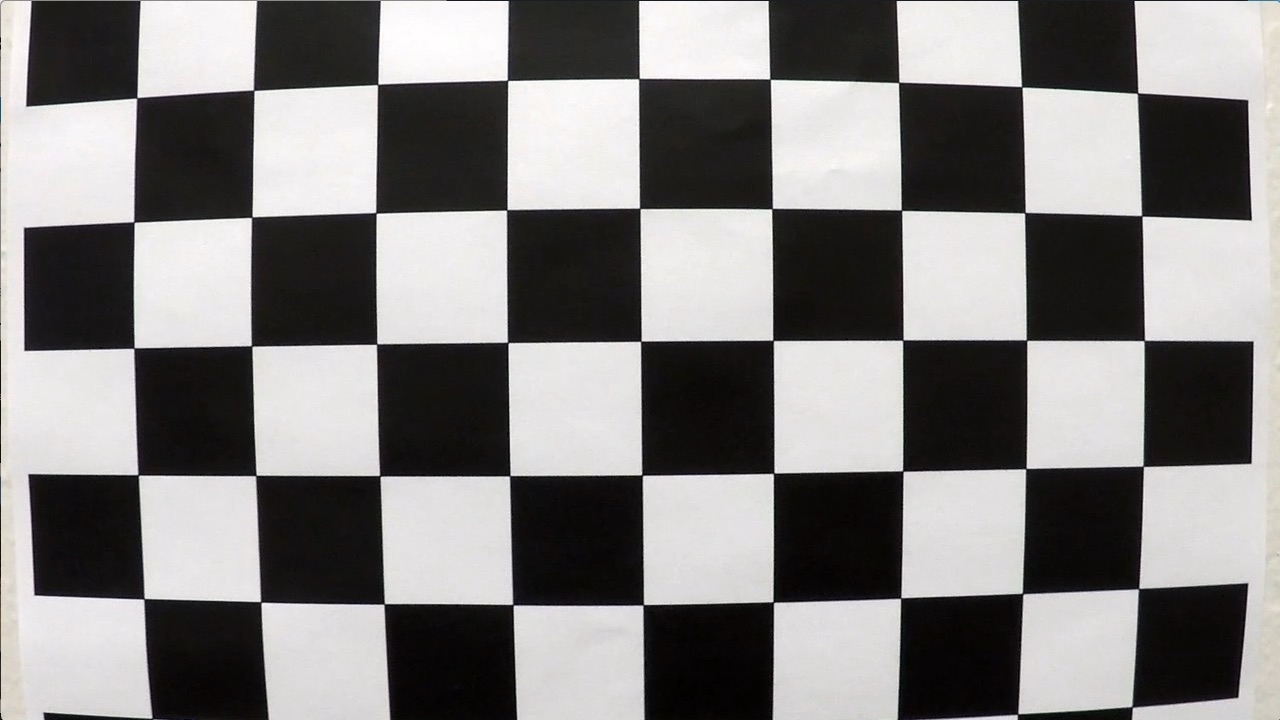
#> input picture camera_cal/calibration1.jpg, 1280 x 720 px; its folder holds 5 pictures in this run; the run also reads 1 picture not shown here
$ python utils.py   (older library calls are emulated)
#> lines starting #> are read from the running program, lines starting #| are printed output that depends on the picture; after the words box and inside, x2 and y2 are one past the last pixel; in counts of white or black regions, pixels touching at a corner belong together
# -*- coding: utf-8 -*-
import numpy as np
import cv2
import glob
import matplotlib.pyplot as plt


###########################################################
def calibration_mtx_dist(image_paths, nx, ny, img_size):
    '''
    Find calibration matrix for correcting distortion
    '''
    objp = np.zeros((ny*nx, 3), np.float32)
    objp[:,:2] = np.mgrid[0:nx, 0:ny].T.reshape(-1,2)

    # Arrays to store object points and image points from all the images.
    objpoints = [] # 3d points in real world space
    imgpoints = [] # 2d points in image plane.
    # Step through the list and search for chessboard corners
    for idx, fname in enumerate(image_paths):
        img = cv2.imread(fname)
        gray = cv2.cvtColor(img, cv2.COLOR_BGR2GRAY)

        # Find the chessboard corners
        ret, corners = cv2.findChessboardCorners(gray, (nx,ny), None)

        # If found, add object points, image points
        if ret == True:
            objpoints.append(objp)
            imgpoints.append(corners)

    ret, mtx, dist, rvecs, tvecs = cv2.calibrateCamera(objpoints, imgpoints, img_size, None, None)
    return mtx, dist

###########################################################
def get_perspective_map_matrix(img_size):
    src = np.float32([(256,678),
                    (1051, 678),
                    (688,450),
                    (593, 450)
                    ])
    x_offset = 300
    y_offset = 0
    dst = np.float32([[x_offset, img_size[1]-y_offset],
                      [img_size[0]-x_offset,img_size[1]-y_offset],
                      [img_size[0]-x_offset, y_offset],
                      [x_offset, y_offset]])
    return cv2.getPerspectiveTransform(src, dst)

# [13 lines left out: function get_inverse_perspective_map_matrix, not called in this run]

###########################################################
def abs_sobel_thresh(gray, orient='x', thresh_min=0, thresh_max=255):
    if orient == 'x':
        sobel = cv2.Sobel(gray, cv2.CV_64F, 1, 0)
    elif orient == 'y':
        sobel = cv2.Sobel(gray, cv2.CV_64F, 0, 1)
    abs_sobel = np.absolute(sobel)
    scaled_sobel = np.uint8(255*abs_sobel/np.max(abs_sobel))
    binary_output = np.zeros_like(scaled_sobel)
    binary_output[(scaled_sobel >= thresh_min) & (scaled_sobel <= thresh_max)] = 1

    return binary_output

def mag_thresh(gray, sobel_kernel=3, mag_thresh=(0, 255)):
    sobelx = cv2.Sobel(gray, cv2.CV_64F, 1, 0, ksize=sobel_kernel)
    sobely = cv2.Sobel(gray, cv2.CV_64F, 0, 1, ksize=sobel_kernel)
    abs_sobel = (sobelx**2 + sobely**2)**0.5
    scale_sobel = np.uint8(255*abs_sobel/np.max(abs_sobel))
    binary_output = np.zeros_like(scale_sobel)
    binary_output[(scale_sobel > mag_thresh[0]) & (scale_sobel < mag_thresh[1])] = 1

    return binary_output

def dir_thresh(gray, sobel_kernel=3, thresh=(0, np.pi/2)):
    abs_sobelx = np.absolute(cv2.Sobel(gray, cv2.CV_64F, 1, 0, ksize=sobel_kernel))
    abs_sobely = np.absolute(cv2.Sobel(gray, cv2.CV_64F, 0, 1, ksize=sobel_kernel))
    angle = np.arctan2(abs_sobely, abs_sobelx)
    binary_output = np.zeros_like(angle)
    binary_output[(angle > thresh[0]) & (angle < thresh[1])]=1

    return binary_output

def bgr_thresh(img, thresh=(0,255), channel=2):
    R = img[:,:,channel]
    binary_output = np.zeros_like(R)
    binary_output[(R > thresh[0]) & (R <= thresh[1])] = 1
    return binary_output

def hls_thresh(img, thresh=(0,255)):
    hls = cv2.cvtColor(img, cv2.COLOR_BGR2HLS)
    S = hls[:,:,2]
    binary_output = np.zeros_like(S)
    binary_output[(S > thresh[0]) & (S <= thresh[1])] = 1
    return binary_output

def sobel_filterts(img):
    sobelx = abs_sobel_thresh(img, 'x', 70, 255)
    sobely = abs_sobel_thresh(img, 'y', 70, 255)
    sobel_mag = mag_thresh(img, mag_thresh=(70,255))
    sobel_dir = dir_thresh(img, sobel_kernel=15 ,thresh=(0.75, 1.2))
    return sobelx, sobely, sobel_mag, sobel_dir

def binarize_img(img):
    '''
    Filtering pipeline
    Sobel filters and thresholding applied on r,g,b,s colorspace
    '''
    s = cv2.equalizeHist(cv2.cvtColor(img, cv2.COLOR_BGR2HLS)[:,:,2])
    r = cv2.equalizeHist(img[:,:,2])
    g = cv2.equalizeHist(img[:,:,1])
    b = cv2.equalizeHist(img[:,:,0])

    sSobelx, sSobely, sSobel_mag, sSobel_dir = sobel_filterts(s)
    gSobelx, gSobely, gSobel_mag, gSobel_dir = sobel_filterts(g)
    rSobelx, rSobely, rSobel_mag, rSobel_dir = sobel_filterts(r)
    bSobelx, bSobely, bSobel_mag, bSobel_dir = sobel_filterts(b)

    r_binary = bgr_thresh(img, (60, 255), 2)
    g_binary = bgr_thresh(img, (60, 255), 1)
    b_binary = bgr_thresh(img, (60, 255), 0)
    s_binary = hls_thresh(img, (90, 255))

    binary = np.zeros_like(s)
    binary[   ((sSobel_dir==1) & (sSobel_mag==1))
            | ((sSobelx==1) & (sSobely==1))
            | ((rSobel_dir==1) & (rSobel_mag==1))
            | ((rSobelx==1) & (rSobely==1))
            | ((gSobel_dir==1) & (gSobel_mag==1))
            | ((gSobelx==1) & (gSobely==1))
            | ((bSobel_dir==1) & (bSobel_mag==1))
            | ((bSobelx==1) & (bSobely==1))
            | ((r_binary==1) & (s_binary==1))
            | ((g_binary==1) & (s_binary==1))
            | ((b_binary==1) & (s_binary==1))]=1
    return binary

###########################################################
# [119 lines left out: functions continue_find_pixel_pos, find_pixel_pos, not called in this run]


if __name__ == "__main__":
    images = glob.glob('./camera_cal/calibration*.jpg')
    img = cv2.imread('./camera_cal/calibration1.jpg')
#> img is the input picture: shape (720, 1280, 3); mean B, G, R 127.8, 128.4, 130.1
    mtx, dist = calibration_mtx_dist(images, 9, 6, img.shape[:2][::-1])
#> in calibration_mtx_dist, `ret, corners = cv2.findChessboardCorners(gray, (nx,ny), None)`: ret = False; corners = None
    undist = cv2.undistort(img, mtx, dist, None, mtx)
    img = cv2.cvtColor(img, cv2.COLOR_BGR2RGB)
    undist2 = cv2.cvtColor(undist, cv2.COLOR_BGR2RGB)
    plt.figure(figsize=(8, 4))
    plt.subplot(121)
    plt.title("original")
    plt.imshow(img)
    plt.subplot(122)
    plt.title("undistorted")
    plt.imshow(undist2)
    plt.tight_layout()
    plt.savefig("./output_images/distortion_correction.jpg", dpi=100)


    img = cv2.imread('./test_images/test4.jpg')
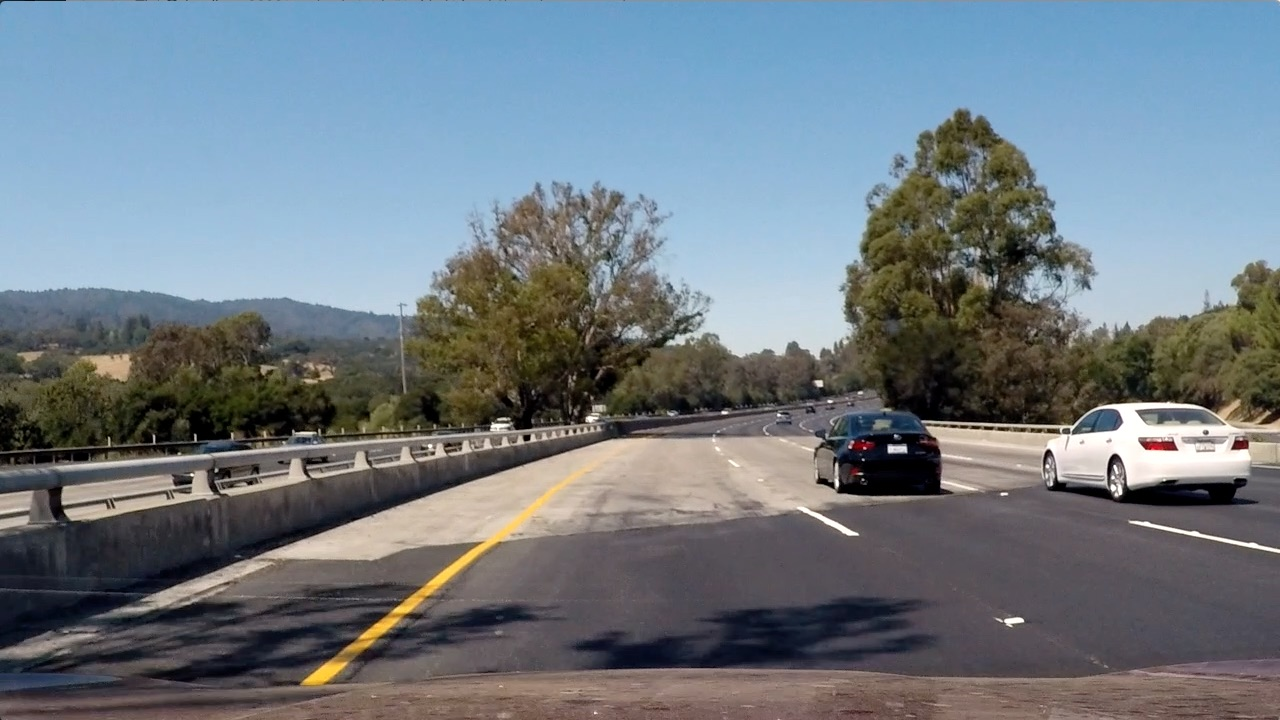
#> input picture test_images/test4.jpg, 1280 x 720 px
#> img is the input picture: shape (720, 1280, 3); mean B, G, R 130.9, 122.7, 112.2
    undist = cv2.undistort(img, mtx, dist, None, mtx)
    img = cv2.cvtColor(img, cv2.COLOR_BGR2RGB)
    undist = cv2.cvtColor(undist, cv2.COLOR_BGR2RGB)
    plt.figure(figsize=(8, 4))
    plt.subplot(121)
    plt.title("original")
    plt.imshow(img)
    plt.subplot(122)
    plt.title("undistorted")
    plt.imshow(undist, cmap="gray")
    plt.tight_layout()
    plt.savefig("./output_images/undist.jpg", dpi=100)

    undist = cv2.cvtColor(undist, cv2.COLOR_RGB2BGR)
    binarized = binarize_img(undist)
#> in sobel_filterts, `sobelx = abs_sobel_thresh(img, 'x', 70, 255)`:
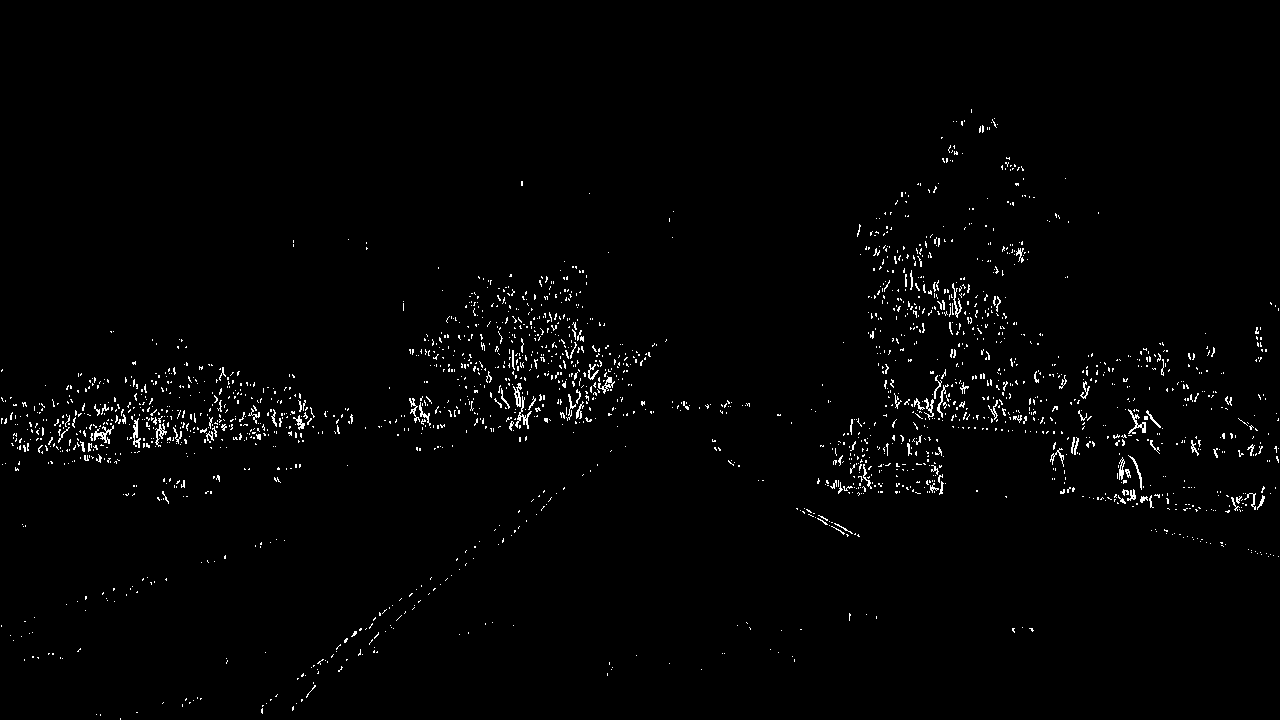
#> sobelx: shape (720, 1280); values 0 (black) and 1 (white), 1.5% white in thin lines or dots, all inside (x1, y1, x2, y2) = (1, 109, 1279, 720)
#> in sobel_filterts, `sobely = abs_sobel_thresh(img, 'y', 70, 255)`: sobely: shape (720, 1280); values 0 (black) and 1 (white), 2.7% white in thin lines or dots, all inside (x1, y1, x2, y2) = (0, 97, 1280, 719)
#> in sobel_filterts, `sobel_mag = mag_thresh(img, mag_thresh=(70,255))`: sobel_mag: shape (720, 1280); values 0 (black) and 1 (white), 3.6% white in thin lines or dots, all inside (x1, y1, x2, y2) = (0, 105, 1280, 720)
#> in sobel_filterts, `sobel_dir = dir_thresh(img, sobel_kernel=15 ,thresh=(0.75, 1.2))`: sobel_dir: shape (720, 1280) float64; values 0 (black) and 1 (white), 26.9% white in thin lines or dots
#> in sobel_filterts (call 2), `sobelx = abs_sobel_thresh(img, 'x', 70, 255)`: sobelx: shape (720, 1280); values 0 (black) and 1 (white), 0.71% white in thin lines or dots, all inside (x1, y1, x2, y2) = (13, 112, 1279, 715)
#> call 4 of abs_sobel_thresh, with orient = 'y', thresh_min = 70, thresh_max = 255
#> in abs_sobel_thresh (call 4), `sobel = cv2.Sobel(gray, cv2.CV_64F, 0, 1)`:
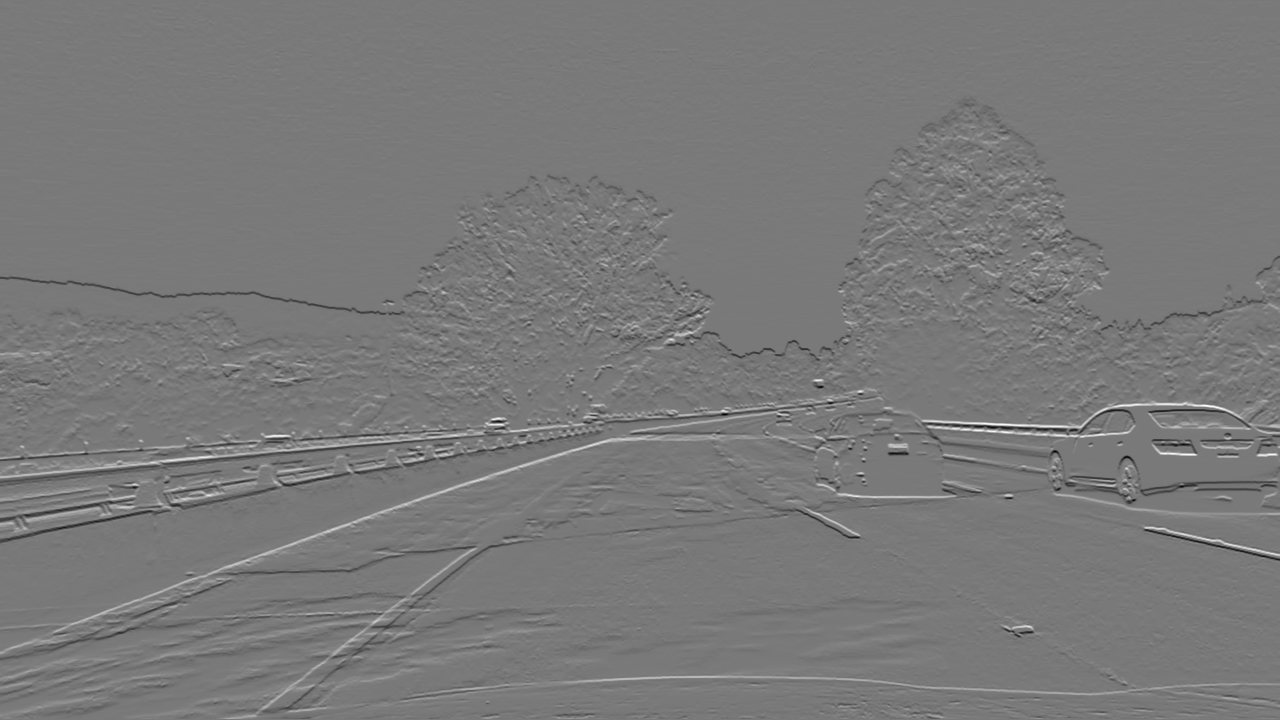
#> sobel: shape (720, 1280) float64; min -903, max 988, mean -0.6; drawn with min black and max white
#> in sobel_filterts (call 2), `sobely = abs_sobel_thresh(img, 'y', 70, 255)`: sobely: shape (720, 1280); values 0 (black) and 1 (white), 2.3% white in thin lines or dots, all inside (x1, y1, x2, y2) = (0, 132, 1280, 719)
#> in sobel_filterts (call 2), `sobel_mag = mag_thresh(img, mag_thresh=(70,255))`: sobel_mag: shape (720, 1280); values 0 (black) and 1 (white), 3.1% white in thin lines or dots, all inside (x1, y1, x2, y2) = (0, 112, 1280, 719)
#> call 2 of dir_thresh, with sobel_kernel = 15, thresh = (0.75, 1.2)
#> in dir_thresh (call 2), `angle = np.arctan2(abs_sobely, abs_sobelx)`:
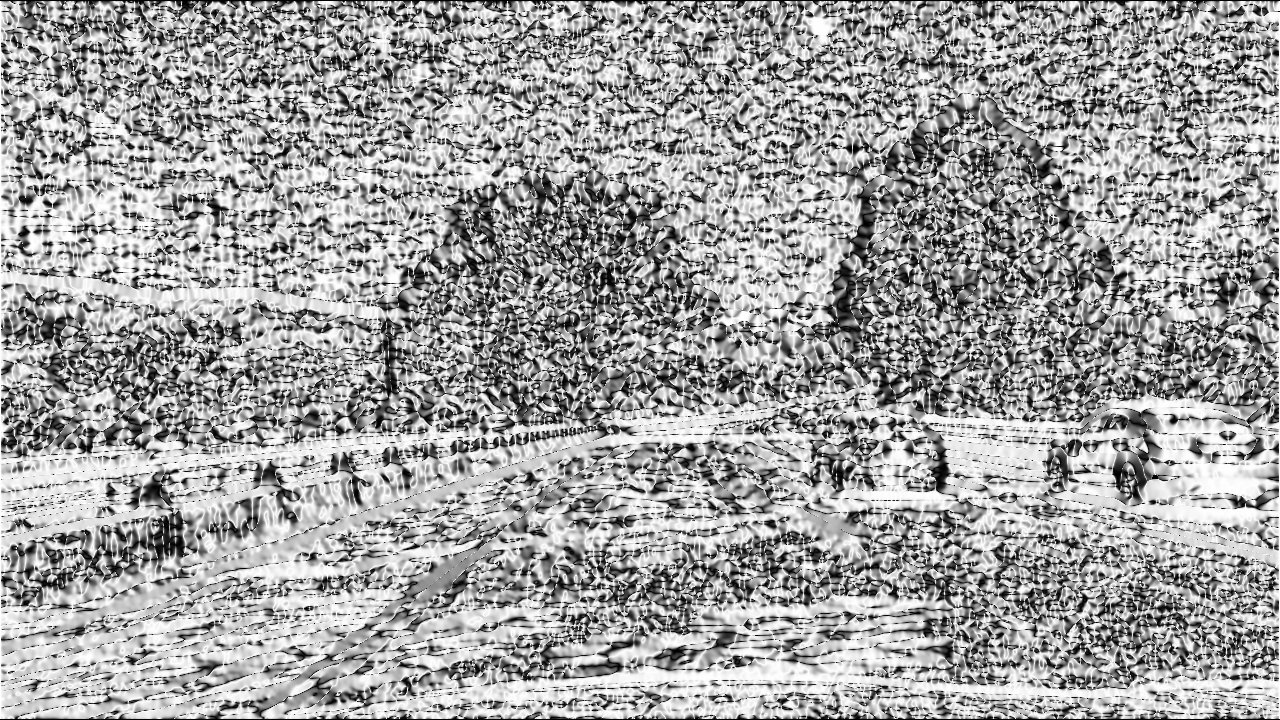
#> angle: shape (720, 1280) float64; min 0, max 1.57, mean 0.992; drawn with min black and max white
    undist = cv2.cvtColor(undist, cv2.COLOR_BGR2RGB)
    plt.figure(figsize=(8, 4))
    plt.subplot(121)
    plt.title("original")
    plt.imshow(img)
    plt.subplot(122)
    plt.title("binarized")
    plt.imshow(binarized, cmap="gray")
    plt.tight_layout()
    plt.savefig("./output_images/binarized.jpg", dpi=100)


    img = cv2.imread('./test_images/straight_lines1.jpg')
    src = np.int_([[(256,678),
                    (1051, 678),
                    (688,450),
                    (593, 450)
                    ]])
    undist = cv2.undistort(img, mtx, dist, None, mtx)
    undist = cv2.polylines(undist, src, True, (0,0,255), 2)
    im_size = img.shape[1], img.shape[0]
#> im_size = (1280, 720)
    M = get_perspective_map_matrix(im_size)
    warp = cv2.warpPerspective(undist, M, im_size)
    undist = cv2.cvtColor(undist, cv2.COLOR_BGR2RGB)
    warp = cv2.cvtColor(warp, cv2.COLOR_BGR2RGB)
    plt.figure(figsize=(8, 4))
    plt.subplot(121)
    plt.title("original")
    plt.imshow(undist)
    plt.subplot(122)
    plt.title("warped")
    plt.imshow(warp)
    plt.tight_layout()
    plt.savefig("./output_images/warp.jpg", dpi=100)
